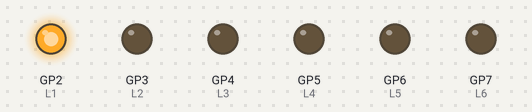
Bench run of a sketch on a simulated Raspberry Pi Pico. On the bench: output pins drawn as LEDs (lit = HIGH).

Above: at 0.05 s.
At 0.85 s:
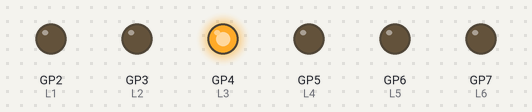
At 1.35 s:
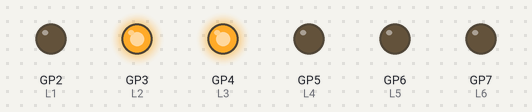
At 2.65 s:
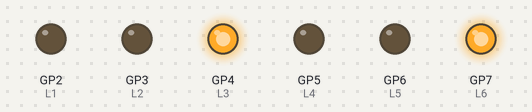
At 3.95 s:
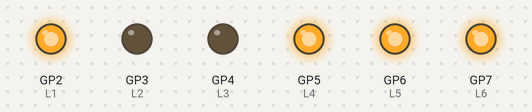
At 5.35 s:
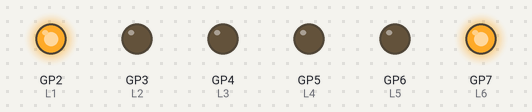
Timing chart, 0 to 5.7 s (numbered marks = the images above):
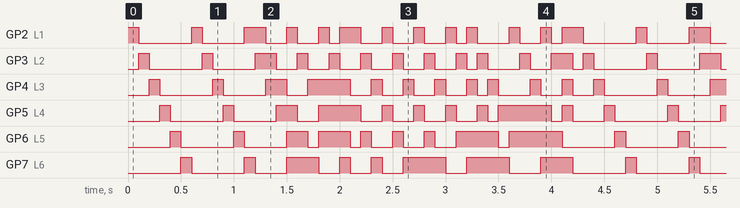

Measured:
- by itself, GP2 (L1), GP3 (L2), GP4 (L3): moves between LOW and HIGH, repeating every 4.2 s
- by itself, GP7 (L6): repeats every 4.2 s: LOW 0.50 s, HIGH 0.10 s, LOW 0.30 s, HIGH 0.30 s, 2 × (LOW 0.20 s, HIGH 0.10 s), 2 × (LOW 0.20 s, HIGH 0.40 s), LOW 0.30 s, HIGH 0.30 s, LOW 0.50 s, HIGH 0.10 s
- by itself, GP5 (L4): repeats every 4.2 s: LOW 0.50 s, HIGH 0.10 s, LOW 0.40 s, HIGH 0.20 s, LOW 0.20 s, HIGH 0.40 s, 4 × (LOW 0.20 s, HIGH 0.10 s), LOW 0.10 s, HIGH 0.50 s, LOW 0.10 s, HIGH 0.10 s, LOW 0.30 s, HIGH 0.10 s

The sketch:

sand_effect.ino
```cpp
int L1 = 2;
int L2 = 3;
int L3 = 4;
int L4 = 5;
int L5 = 6;
int L6 = 7;

void setup()
{
  pinMode(L1, OUTPUT);
  pinMode(L2, OUTPUT);
  pinMode(L3, OUTPUT);
  pinMode(L4, OUTPUT);
  pinMode(L5, OUTPUT);
  pinMode(L6, OUTPUT);
}

void loop1()
{
  digitalWrite(L1, HIGH);
  delay(100);
  digitalWrite(L1, LOW);

  digitalWrite(L2, HIGH);
  delay(100);
  digitalWrite(L2, LOW);

  digitalWrite(L3, HIGH);
  delay(100);
  digitalWrite(L3, LOW);

  digitalWrite(L4, HIGH);
  delay(100);
  digitalWrite(L4, LOW);

  digitalWrite(L5, HIGH);
  delay(100);
  digitalWrite(L5, LOW);

  digitalWrite(L6, HIGH);
  delay(100);
  digitalWrite(L6, LOW);

}

void loop2()
{
  digitalWrite(L6, HIGH);

  digitalWrite(L1, HIGH);
  delay(100);
  digitalWrite(L1, LOW);

  digitalWrite(L2, HIGH);
  delay(100);
  digitalWrite(L2, LOW);

  digitalWrite(L3, HIGH);
  delay(100);
  digitalWrite(L3, LOW);

  digitalWrite(L4, HIGH);
  delay(100);
  digitalWrite(L4, LOW);

  digitalWrite(L5, HIGH);
  delay(100);
  digitalWrite(L5, LOW);
}

void loop3()
{
   digitalWrite(L6, HIGH);
   digitalWrite(L5, HIGH);

   digitalWrite(L1, HIGH);
  delay(100);
  digitalWrite(L1, LOW);

  digitalWrite(L2, HIGH);
  delay(100);
  digitalWrite(L2, LOW);

  digitalWrite(L3, HIGH);
  delay(100);
  digitalWrite(L3, LOW);

  digitalWrite(L4, HIGH);
  delay(100);
  digitalWrite(L4, LOW);
}

void loop4()
{
  digitalWrite(L6, HIGH);
  digitalWrite(L5, HIGH);
  digitalWrite(L4, HIGH);

  digitalWrite(L1, HIGH);
  delay(100);
  digitalWrite(L1, LOW);

  digitalWrite(L2, HIGH);
  delay(100);
  digitalWrite(L2, LOW);

  digitalWrite(L3, HIGH);
  delay(100);
  digitalWrite(L3, LOW);
 }

 void loop5()
 {
  digitalWrite(L6, HIGH);
  digitalWrite(L5, HIGH);
  digitalWrite(L4, HIGH);
  digitalWrite(L3, HIGH);

  digitalWrite(L1, HIGH);
  delay(100);
  digitalWrite(L1, LOW);

  digitalWrite(L2, HIGH);
  delay(100);
  digitalWrite(L2, LOW);
 }

 void loop6()
 {
  digitalWrite(L6, HIGH);
  digitalWrite(L5, HIGH);
  digitalWrite(L4, HIGH);
  digitalWrite(L3, HIGH);
  digitalWrite(L2, HIGH);

  digitalWrite(L1, HIGH);
  delay(100);
  digitalWrite(L1, LOW);
 }

 void loop7()
 {
  digitalWrite(L6, HIGH);
  digitalWrite(L5, HIGH);
  digitalWrite(L4, HIGH);
  digitalWrite(L3, HIGH);
  digitalWrite(L2, HIGH);
  digitalWrite(L1, HIGH);
 }

 void loop8()
 {
  digitalWrite(L6, LOW);
  digitalWrite(L5, LOW);
  digitalWrite(L4, LOW);
  digitalWrite(L3, LOW);
  digitalWrite(L2, LOW);
  digitalWrite(L1, LOW);
 }


void loop()
{
loop1();
loop2();
loop3();
loop4();
loop5();
loop6();
loop7();
loop8();
}
```
